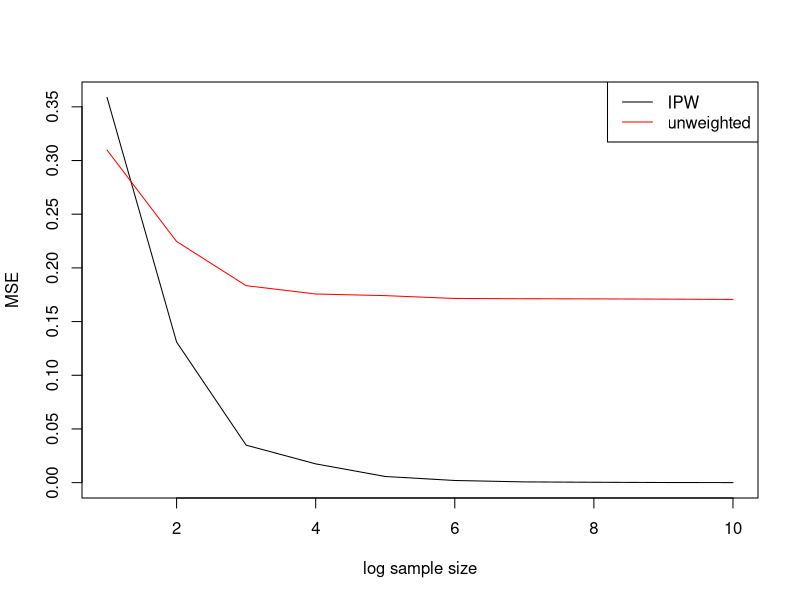
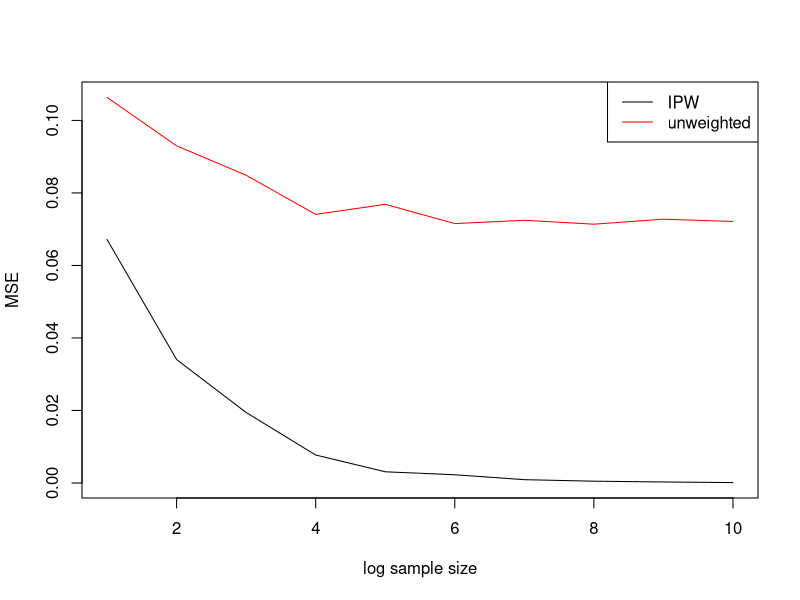
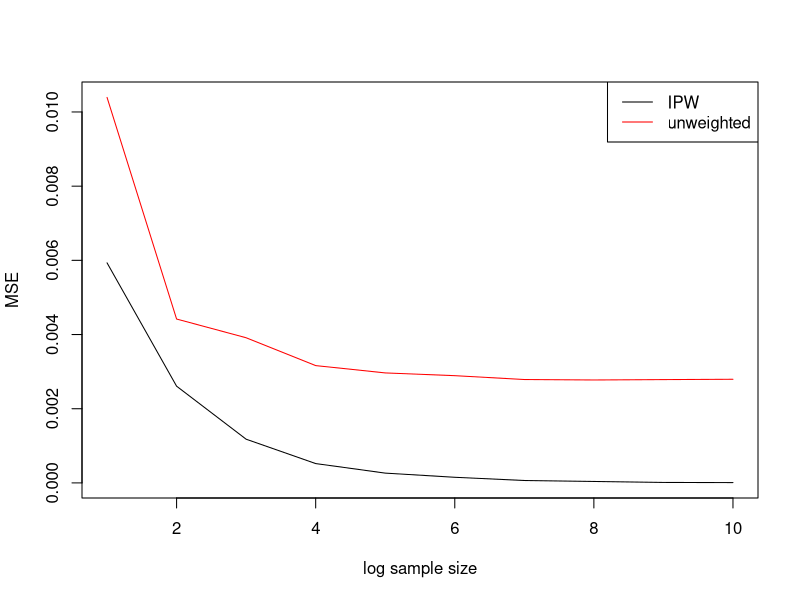
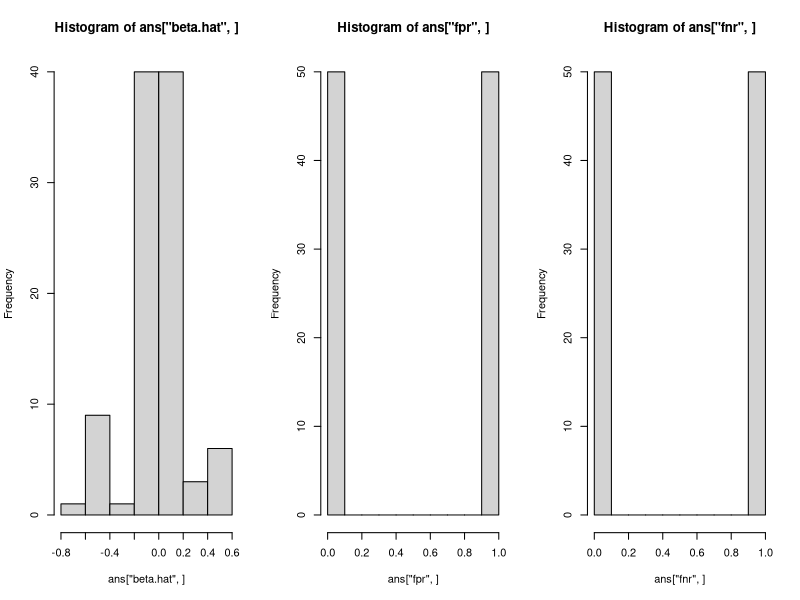

The R source for these figures, in order:



## 1. IPW

n <- 1e4
X <- rnorm(n)
pi <- plogis(X)
A <- rbinom(n,1,pi)
Y <- X + rnorm(n)

mean(Y)
## mean(Y[A==1]/pi[A==1])
mean(Y/pi*(A==1))
mean(Y[A==1])

MSEs.by.n <- sapply(seq(3,log(1e5),length.out=10),function(logn) {
    n <- round(exp(logn))
    MSEs <- replicate(1e2,{
        X <- rnorm(n)
        pi <- plogis(X)
        A <- rbinom(n,1,pi)
        Y <- X + rnorm(n)
        (c(mean(Y/pi*(A==1)),mean(Y[A==1])) - mean(Y))^2
    })
    ## rowMeans(MSEs)
    ## MSEs <- MSEs^2
    rowMeans(MSEs)
})
plot(MSEs.by.n[1,],type='l',ylim=range(MSEs.by.n),xlab='log sample size',ylab='MSE')
lines(MSEs.by.n[2,],type='l',col='red')
legend('topright',col=c('black','red'),lty=1,legend=c('IPW','unweighted'))



## 2. individualized treatment regime--MCAR

n <- 1e3
X <- rnorm(n)
pi <- 1/2
A <- rbinom(n,1,pi)
D <- as.numeric(plogis(X)>.2)
Y <- D + rnorm(n) # target Y(D(X))

mean(Y)
mean(Y[A==D])
mean((Y/(pi^A*(1-pi)^(1-A)))*(A==D))

MSEs.by.n <- sapply(seq(5,log(1e5),length.out=10),function(logn) {
    n <- round(exp(logn))
    MSEs <- replicate(1e2,{
        X <- rnorm(n)
        pi <- 1/7
        A <- rbinom(n,1,pi)
        D <- as.numeric(plogis(X)>.2)
        Y <- D + rnorm(n) # target Y(D(X))
        (c(mean(Y/(pi^A*(1-pi)^(1-A))*(A==D)),mean(Y[A==D])) - mean(Y))^2
    })
    ## rowMeans(MSEs)
    ## MSEs <- MSEs^2
    rowMeans(MSEs)
})
plot(MSEs.by.n[1,],type='l',ylim=range(MSEs.by.n),xlab='log sample size',ylab='MSE')
lines(MSEs.by.n[2,],type='l',col='red')
legend('topright',col=c('black','red'),lty=1,legend=c('IPW','unweighted'))



## 2. individualized treatment regime--MAR

n <- 1e3
X <- rnorm(n)
pi <- plogis(X) ## only difference from MCAR code
A <- rbinom(n,1,pi)
D <- as.numeric(3*X-2 > 0)
Y <- D + rnorm(n) # target Y(D(X))

mean(Y)
mean(Y[A==D])
mean((Y/(pi^A*(1-pi)^(1-A)))*(A==D))

MSEs.by.n <- sapply(seq(5,log(1e5),length.out=10),function(logn) {
    n <- round(exp(logn))
    MSEs <- replicate(1e2,{
        X <- rnorm(n)
        pi <- plogis(X)
        A <- rbinom(n,1,pi)
        D <- as.numeric(3*X-2 > 0)
        Y <- D + rnorm(n) # target Y(D(X))
        (c(mean(Y/(pi^A*(1-pi)^(1-A))*(A==D)),mean(Y[A==D])) - mean(Y))^2
    })
    ## rowMeans(MSEs)
    ## MSEs <- MSEs^2
    rowMeans(MSEs)
})
plot(MSEs.by.n[1,],type='l',ylim=range(MSEs.by.n),xlab='log sample size',ylab='MSE')
lines(MSEs.by.n[2,],type='l',col='red')
legend('topright',col=c('black','red'),lty=1,legend=c('IPW','unweighted'))



## 3. SVM approach

require(quadprog)
n <- 3e2
p <- 1
beta <- matrix(runif(p)+1,ncol=1)
kappa <- 1e-2
ans <- replicate(1e2,{
    X <- matrix(rnorm(n*p),ncol=p)
    pi <- 1/5
    A <- rbinom(n,1,pi)
    A <- 2*A-1
    D <- as.numeric(X%*%beta > 0)
    D <- 2*D-1
    Y <- 1 + D*0 + rexp(n)
    
    Dmat <- (A*X)%*%t(A*X)
    dvec <- matrix(1,nrow=n,ncol=1)
    Amat1 <- matrix(A,nrow=1)
    Amat2 <- diag(1,n)
    Amat3 <- diag(-1,n)
    Amat <- t(rbind(Amat1,Amat2,Amat3))
    bvec1 <- 0
    bvec2 <- matrix(0,nrow=n,ncol=1)
    bvec3 <- -matrix(kappa*Y/(A*pi + (1-A)/2),ncol=1)
    bvec <- rbind(bvec1,bvec2,bvec3)
    alpha.hat <- solve.QP(Dmat=Dmat+1e-4*diag(n),dvec=dvec,Amat=Amat,bvec=bvec,meq=1)$solution

    beta.hat <- sum((alpha.hat*A*X)[alpha.hat>0,])
    D.hat <- as.numeric(X%*%beta.hat > 0)
    D.hat <- 2*D.hat-1
    fpr <- mean(D.hat[D==-1]==1)
    fnr <- mean(D.hat[D==1]==-1)
    c(beta.hat=beta.hat,fpr=fpr,fnr=fnr)
})

op <- par(mfrow=c(1,3))
hist(ans['beta.hat',]); abline(v=beta,col='red')
hist(ans['fpr',])
hist(ans['fnr',])
par(op)
